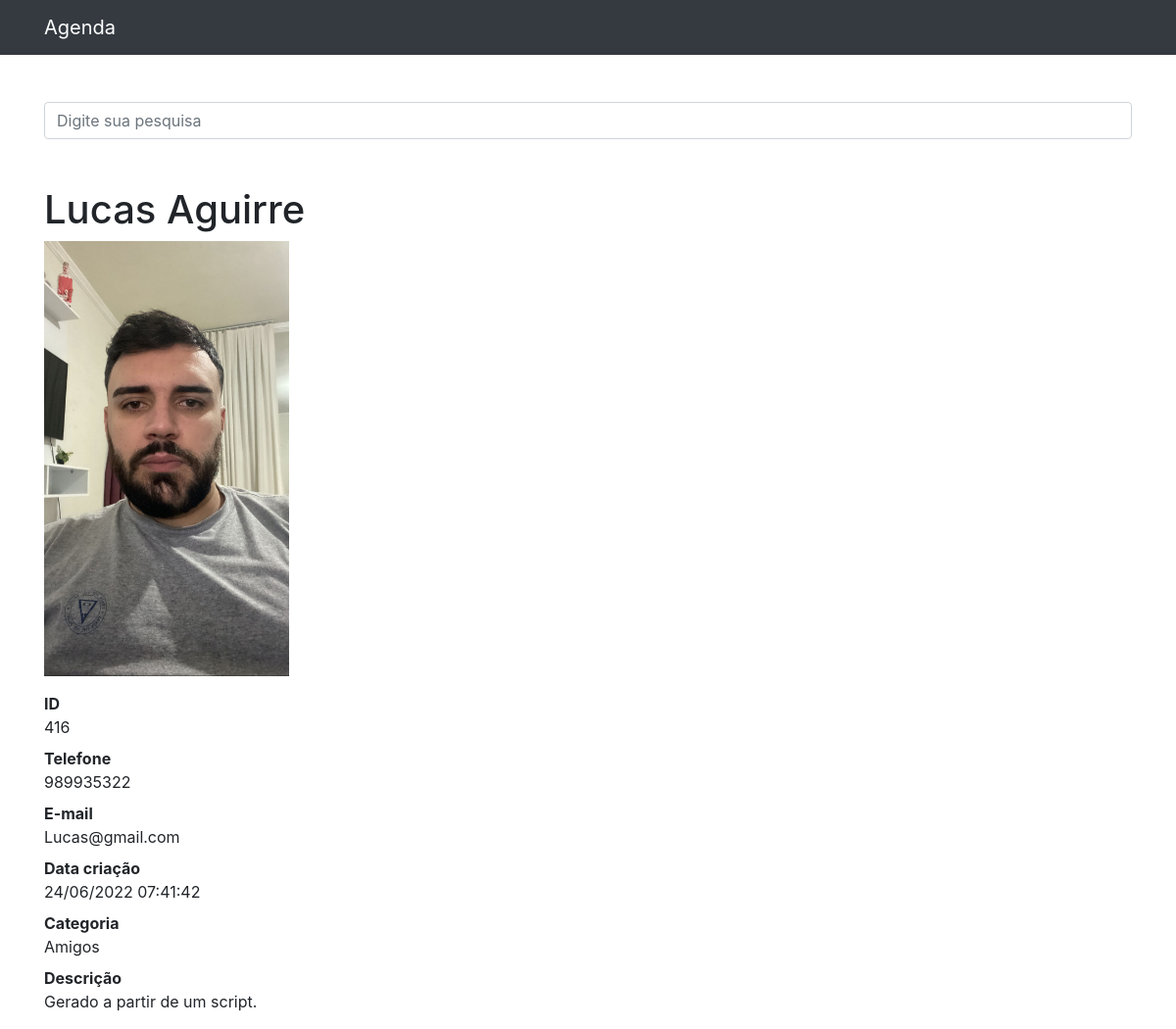
The app's page /416 with its own data.
### index/models.py (models this page shows, shortened)
class Contato(models.Model):
    nome = models.CharField(max_length=255)
    sobrenome = models.CharField(max_length=255, blank=True)
    telefone = models.CharField(max_length=255)
    email = models.CharField(max_length=255, blank=True)
    data_criacao = models.DateTimeField(default=timezone.now)
    descricao = models.TextField(blank=True)
    categoria = models.ForeignKey(Categoria, on_delete=models.DO_NOTHING)
    mostrar = models.BooleanField(default=True)
    foto = models.ImageField(blank=True, upload_to='pictures/%Y/%m/%d')

class Categoria(models.Model):
    nome = models.CharField(max_length=255)
    def __str__(self):
        return self.nome

### index/views.py (the view)
# urls.py: path('<int:contato_id>', views.ver_contato, name='ver_contato'),
def ver_contato(request, contato_id):
    contato = get_object_or_404(Contato, id=contato_id)
    if not contato.mostrar:
        raise Http404()
    return render(request, 'index/ver_contato.html', {'contato': contato})

### index/templates/index/ver_contato.html (shortened to what this page needs)
{% extends 'base.html' %}
{%block conteudo%}
<h1 class="mt-5">{{ contato.nome }} {{ contato.sobrenome }}</h1>
{% if contato.foto %}
<p>
    <img src="{{ contato.foto.url }}" style="max-width:250px; height:auto;">
</p>
{% endif %}
<dl>
    <dt>ID</dt>
    <dd>{{ contato.id }}</dd>
    <dt>Telefone</dt>
    <dd>{{ contato.telefone }}</dd>
    <dt>E-mail</dt>
    <dd>{{ contato.email }}</dd>
    <dt>Data criação</dt>
    <dd>{{ contato.data_criacao|date:'d/m/Y H:i:s' }}</dd>
    <dt>Categoria</dt>
    <dd>{{ contato.categoria }}</dd>
    <dt>Descrição</dt>
    <dd>{{ contato.descricao }}</dd>
</dl>
{%endblock%}

### records on screen
Contato: nome "Lucas", sobrenome "Aguirre", foto (picture), id "416", telefone "989935322", email "Lucas@gmail.com", data_criacao "24/06/2022 07:41:42", categoria "Amigos", descricao "Gerado a partir de um script."
